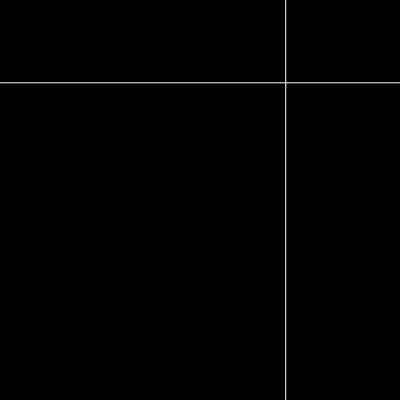
Frame 1 (no input)
Frame 60 (no input): identical to frame 1, image omitted
Frame 120 (the mouse pressed at the canvas centre since frame 60): identical to frame 1, image omitted

The p5.js sketch that drew this single still picture (run headless with seeded random() and noise() and a simulated clock; from frame 60 on, the mouse is pressed at the canvas centre):

// p5.js sketch
// ── sketch.js
// https://editor.p5js.org/jht9629-nyu/sketches/8Iazn1D_P
// ims black-n white-1

let xpos = 0;
let ypos = 0;
let xlen;
let ylen;
let debug = 1;
let dim = { width: 400, height: 400 };
let fullScreenBtn;
let startTime;
let changeTime = 30.0;

function setup() {
  if (!debug) {
    dim.width = windowWidth;
    dim.height = windowHeight;
  }
  createCanvas(dim.width, dim.height);
  noStroke();

  fullScreenBtn = createButton("Full Screen")
  fullScreenBtn.mousePressed(full_screen_action);
  fullScreenBtn.style("font-size:42px");

  startTime = millis() / 1000.0;
  
  new_pos();

  init_dim();
}

function draw() {
  background(0);
  // strokeWeight(0);
  // fill("black");
  // rect(0, 0, width, height);

  strokeWeight(1);
  stroke(255);
  // point(xpos, ypos);
  line(0, ypos, width, ypos);
  line(xpos, 0, xpos, height);
  
  let now = millis() / 1000;
  if (now - startTime > changeTime) {
    startTime = now;
    new_pos();
  }
}

function new_pos() {
  xpos = random(0, width);
  ypos = random(0, height);
}

function init_dim() {
  xlen = width / 3;
  ylen = height;
}

// From
// https://editor.p5js.org/jht1493/sketches/5LgILr8RF

function full_screen_action() {
  ui_remove_all();
  ui_toggleFullScreen();
  let delay = 3000;
  setTimeout(ui_present_window, delay);
}

function ui_present_window() {
  resizeCanvas(windowWidth, windowHeight);
  init_dim();
}

function ui_remove_all() {
  fullScreenBtn.remove();
}

function ui_toggleFullScreen() {
  fullscreen(1);
  // if (!document.documentElement.requestFullscreen) {
  //   console.log("NO document.documentElement.requestFullscreen");
  //   return;
  // }
  // if (!document.fullscreenElement) {
  //   document.documentElement.requestFullscreen();
  // } else {
  //   if (document.exitFullscreen) {
  //     document.exitFullscreen();
  //   }
  // }
}

// https://editor.p5js.org/jht9629-nyu/sketches/3VKJ-q8ar
// ims03-jht scrolling color bars
